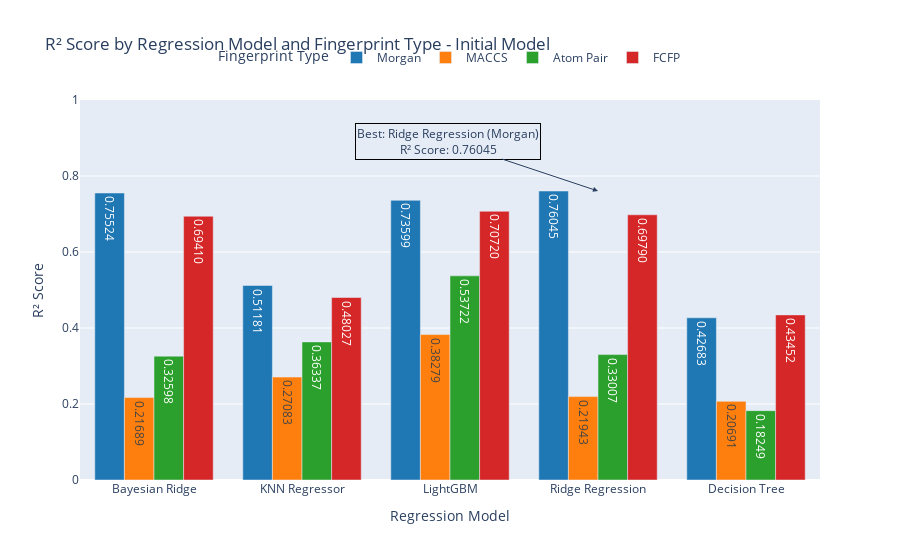
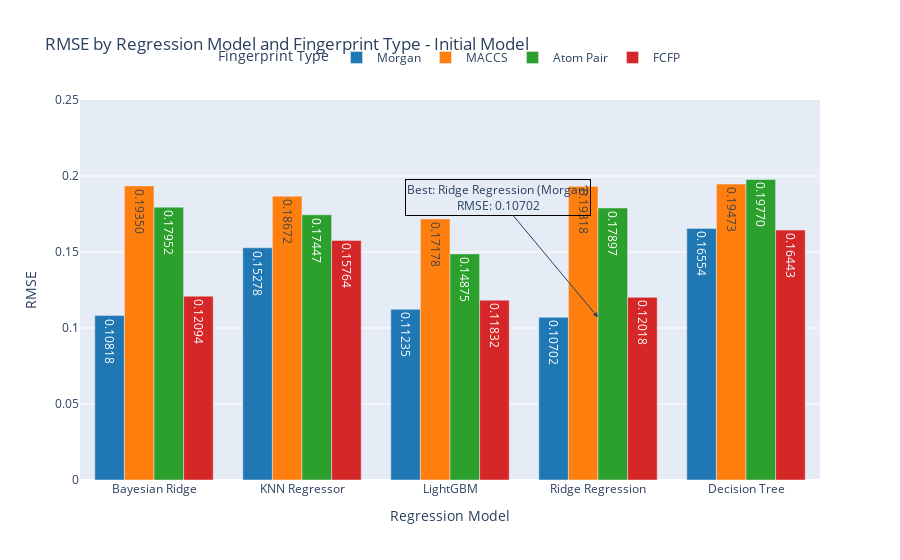
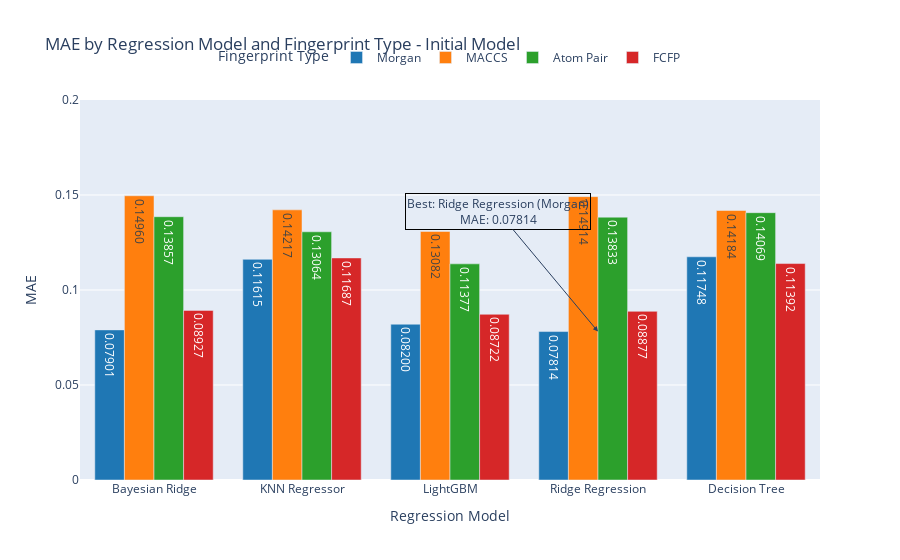

Notebook cell for these charts, in order:
### Code cell
import plotly.graph_objects as go
import pandas as pd

# Define colors
colors = ['#1f77b4', '#ff7f0e', '#2ca02c', '#d62728', '#9467bd', '#8c564b']

# Find the best combinations for each metric
best_r2 = results_df.loc[results_df['R² Score'].idxmax()]
best_rmse = results_df.loc[results_df['RMSE'].idxmin()]
best_mae = results_df.loc[results_df['MAE'].idxmin()]

# Create traces for R² Score
fig_r2 = go.Figure()
for idx, fingerprint_type in enumerate(results_df['Fingerprint Type'].unique()):
    subset = results_df[results_df['Fingerprint Type'] == fingerprint_type]
    fig_r2.add_trace(go.Bar(
        x=subset['Regression Model'],
        y=subset['R² Score'],
        name=fingerprint_type,
        text=[f'{val:.5f}' for val in subset['R² Score']],
        textposition='inside',
        marker_color=colors[idx % len(colors)],
    ))

fig_r2.update_layout(
    title='R² Score by Regression Model and Fingerprint Type - Initial Model',
    xaxis_title='Regression Model',
    yaxis_title='R² Score',
    yaxis=dict(range=[0, 1.0]),
    barmode='group',
    legend_title='Fingerprint Type',
    legend=dict(orientation="h", yanchor="top", y=1.15, xanchor="center", x=0.5)
)

fig_r2.add_annotation(
    x=best_r2['Regression Model'],
    y=best_r2['R² Score'],
    text=f"Best: {best_r2['Regression Model']} ({best_r2['Fingerprint Type']})<br>R² Score: {best_r2['R² Score']:.5f}",
    showarrow=True,
    arrowhead=2,
    ax=-150,
    ay=-50,
    bordercolor="black",
    borderwidth=1
)

# Create traces for RMSE
fig_rmse = go.Figure()
for idx, fingerprint_type in enumerate(results_df['Fingerprint Type'].unique()):
    subset = results_df[results_df['Fingerprint Type'] == fingerprint_type]
    fig_rmse.add_trace(go.Bar(
        x=subset['Regression Model'],
        y=subset['RMSE'],
        name=fingerprint_type,
        text=[f'{val:.5f}' for val in subset['RMSE']],
        textposition='inside',
        marker_color=colors[idx % len(colors)],
    ))

fig_rmse.update_layout(
    title='RMSE by Regression Model and Fingerprint Type - Initial Model',
    xaxis_title='Regression Model',
    yaxis_title='RMSE',
    yaxis=dict(range=[0, 0.25]),
    barmode='group',
    legend_title='Fingerprint Type',
    legend=dict(orientation="h", yanchor="top", y=1.15, xanchor="center", x=0.5)
)

fig_rmse.add_annotation(
    x=best_rmse['Regression Model'],
    y=best_rmse['RMSE'],
    text=f"Best: {best_rmse['Regression Model']} ({best_rmse['Fingerprint Type']})<br>RMSE: {best_rmse['RMSE']:.5f}",
    showarrow=True,
    arrowhead=2,
    ax=-100,
    ay=-120,
    bordercolor="black",
    borderwidth=1
)

# Create traces for MAE
fig_mae = go.Figure()
for idx, fingerprint_type in enumerate(results_df['Fingerprint Type'].unique()):
    subset = results_df[results_df['Fingerprint Type'] == fingerprint_type]
    fig_mae.add_trace(go.Bar(
        x=subset['Regression Model'],
        y=subset['MAE'],
        name=fingerprint_type,
        text=[f'{val:.5f}' for val in subset['MAE']],
        textposition='inside',
        marker_color=colors[idx % len(colors)],
    ))

fig_mae.update_layout(
    title='MAE by Regression Model and Fingerprint Type - Initial Model',
    xaxis_title='Regression Model',
    yaxis_title='MAE',
    yaxis=dict(range=[0, 0.2]),
    barmode='group',
    legend_title='Fingerprint Type',
    legend=dict(orientation="h", yanchor="top", y=1.15, xanchor="center", x=0.5)
)

fig_mae.add_annotation(
    x=best_mae['Regression Model'],
    y=best_mae['MAE'],
    text=f"Best: {best_mae['Regression Model']} ({best_mae['Fingerprint Type']})<br>MAE: {best_mae['MAE']:.5f}",
    showarrow=True,
    arrowhead=2,
    ax=-100,
    ay=-120,
    bordercolor="black",
    borderwidth=1
)

# Show the plots
fig_r2.show()
fig_rmse.show()
fig_mae.show()

### Figure 1 — Plotly figure (JSON) as saved in the notebook; plotly's stock layout.template omitted (floating-point values rounded to 4 significant figures)
{"data": [{"marker": {"color": "#1f77b4"}, "name": "Morgan", "text": ["0.75524", "0.51181", "0.73599", "0.76045", "0.42683"], "textposition": "inside", "type": "bar", "x": ["Bayesian Ridge", "KNN Regressor", "LightGBM", "Ridge Regression", "Decision Tree"], "y": [0.7552, 0.5118, 0.736, 0.7604, 0.4268]}, {"marker": {"color": "#ff7f0e"}, "name": "MACCS", "text": ["0.21689", "0.27083", "0.38279", "0.21943", "0.20691"], "textposition": "inside", "type": "bar", "x": ["Bayesian Ridge", "KNN Regressor", "LightGBM", "Ridge Regression", "Decision Tree"], "y": [0.2169, 0.2708, 0.3828, 0.2194, 0.2069]}, {"marker": {"color": "#2ca02c"}, "name": "Atom Pair", "text": ["0.32598", "0.36337", "0.53722", "0.33007", "0.18249"], "textposition": "inside", "type": "bar", "x": ["Bayesian Ridge", "KNN Regressor", "LightGBM", "Ridge Regression", "Decision Tree"], "y": [0.326, 0.3634, 0.5372, 0.3301, 0.1825]}, {"marker": {"color": "#d62728"}, "name": "FCFP", "text": ["0.69410", "0.48027", "0.70720", "0.69790", "0.43452"], "textposition": "inside", "type": "bar", "x": ["Bayesian Ridge", "KNN Regressor", "LightGBM", "Ridge Regression", "Decision Tree"], "y": [0.6941, 0.4803, 0.7072, 0.6979, 0.4345]}], "layout": {"annotations": [{"arrowhead": 2, "ax": -150, "ay": -50, "bordercolor": "black", "borderwidth": 1, "showarrow": true, "text": "Best: Ridge Regression (Morgan)<br>R² Score: 0.76045", "x": "Ridge Regression", "y": 0.7604}], "barmode": "group", "legend": {"orientation": "h", "title": {"text": "Fingerprint Type"}, "x": 0.5, "xanchor": "center", "y": 1.15, "yanchor": "top"}, "title": {"text": "R² Score by Regression Model and Fingerprint Type - Initial Model"}, "xaxis": {"title": {"text": "Regression Model"}}, "yaxis": {"range": [0, 1], "title": {"text": "R² Score"}}}}

### Figure 2 — Plotly figure (JSON) as saved in the notebook; plotly's stock layout.template omitted (floating-point values rounded to 4 significant figures)
{"data": [{"marker": {"color": "#1f77b4"}, "name": "Morgan", "text": ["0.10818", "0.15278", "0.11235", "0.10702", "0.16554"], "textposition": "inside", "type": "bar", "x": ["Bayesian Ridge", "KNN Regressor", "LightGBM", "Ridge Regression", "Decision Tree"], "y": [0.1082, 0.1528, 0.1124, 0.107, 0.1655]}, {"marker": {"color": "#ff7f0e"}, "name": "MACCS", "text": ["0.19350", "0.18672", "0.17178", "0.19318", "0.19473"], "textposition": "inside", "type": "bar", "x": ["Bayesian Ridge", "KNN Regressor", "LightGBM", "Ridge Regression", "Decision Tree"], "y": [0.1935, 0.1867, 0.1718, 0.1932, 0.1947]}, {"marker": {"color": "#2ca02c"}, "name": "Atom Pair", "text": ["0.17952", "0.17447", "0.14875", "0.17897", "0.19770"], "textposition": "inside", "type": "bar", "x": ["Bayesian Ridge", "KNN Regressor", "LightGBM", "Ridge Regression", "Decision Tree"], "y": [0.1795, 0.1745, 0.1487, 0.179, 0.1977]}, {"marker": {"color": "#d62728"}, "name": "FCFP", "text": ["0.12094", "0.15764", "0.11832", "0.12018", "0.16443"], "textposition": "inside", "type": "bar", "x": ["Bayesian Ridge", "KNN Regressor", "LightGBM", "Ridge Regression", "Decision Tree"], "y": [0.1209, 0.1576, 0.1183, 0.1202, 0.1644]}], "layout": {"annotations": [{"arrowhead": 2, "ax": -100, "ay": -120, "bordercolor": "black", "borderwidth": 1, "showarrow": true, "text": "Best: Ridge Regression (Morgan)<br>RMSE: 0.10702", "x": "Ridge Regression", "y": 0.107}], "barmode": "group", "legend": {"orientation": "h", "title": {"text": "Fingerprint Type"}, "x": 0.5, "xanchor": "center", "y": 1.15, "yanchor": "top"}, "title": {"text": "RMSE by Regression Model and Fingerprint Type - Initial Model"}, "xaxis": {"title": {"text": "Regression Model"}}, "yaxis": {"range": [0, 0.25], "title": {"text": "RMSE"}}}}

### Figure 3 — Plotly figure (JSON) as saved in the notebook; plotly's stock layout.template omitted (floating-point values rounded to 4 significant figures)
{"data": [{"marker": {"color": "#1f77b4"}, "name": "Morgan", "text": ["0.07901", "0.11615", "0.08200", "0.07814", "0.11748"], "textposition": "inside", "type": "bar", "x": ["Bayesian Ridge", "KNN Regressor", "LightGBM", "Ridge Regression", "Decision Tree"], "y": [0.07901, 0.1161, 0.082, 0.07814, 0.1175]}, {"marker": {"color": "#ff7f0e"}, "name": "MACCS", "text": ["0.14960", "0.14217", "0.13082", "0.14914", "0.14184"], "textposition": "inside", "type": "bar", "x": ["Bayesian Ridge", "KNN Regressor", "LightGBM", "Ridge Regression", "Decision Tree"], "y": [0.1496, 0.1422, 0.1308, 0.1491, 0.1418]}, {"marker": {"color": "#2ca02c"}, "name": "Atom Pair", "text": ["0.13857", "0.13064", "0.11377", "0.13833", "0.14069"], "textposition": "inside", "type": "bar", "x": ["Bayesian Ridge", "KNN Regressor", "LightGBM", "Ridge Regression", "Decision Tree"], "y": [0.1386, 0.1306, 0.1138, 0.1383, 0.1407]}, {"marker": {"color": "#d62728"}, "name": "FCFP", "text": ["0.08927", "0.11687", "0.08722", "0.08877", "0.11392"], "textposition": "inside", "type": "bar", "x": ["Bayesian Ridge", "KNN Regressor", "LightGBM", "Ridge Regression", "Decision Tree"], "y": [0.08927, 0.1169, 0.08722, 0.08877, 0.1139]}], "layout": {"annotations": [{"arrowhead": 2, "ax": -100, "ay": -120, "bordercolor": "black", "borderwidth": 1, "showarrow": true, "text": "Best: Ridge Regression (Morgan)<br>MAE: 0.07814", "x": "Ridge Regression", "y": 0.07814}], "barmode": "group", "legend": {"orientation": "h", "title": {"text": "Fingerprint Type"}, "x": 0.5, "xanchor": "center", "y": 1.15, "yanchor": "top"}, "title": {"text": "MAE by Regression Model and Fingerprint Type - Initial Model"}, "xaxis": {"title": {"text": "Regression Model"}}, "yaxis": {"range": [0, 0.2], "title": {"text": "MAE"}}}}
